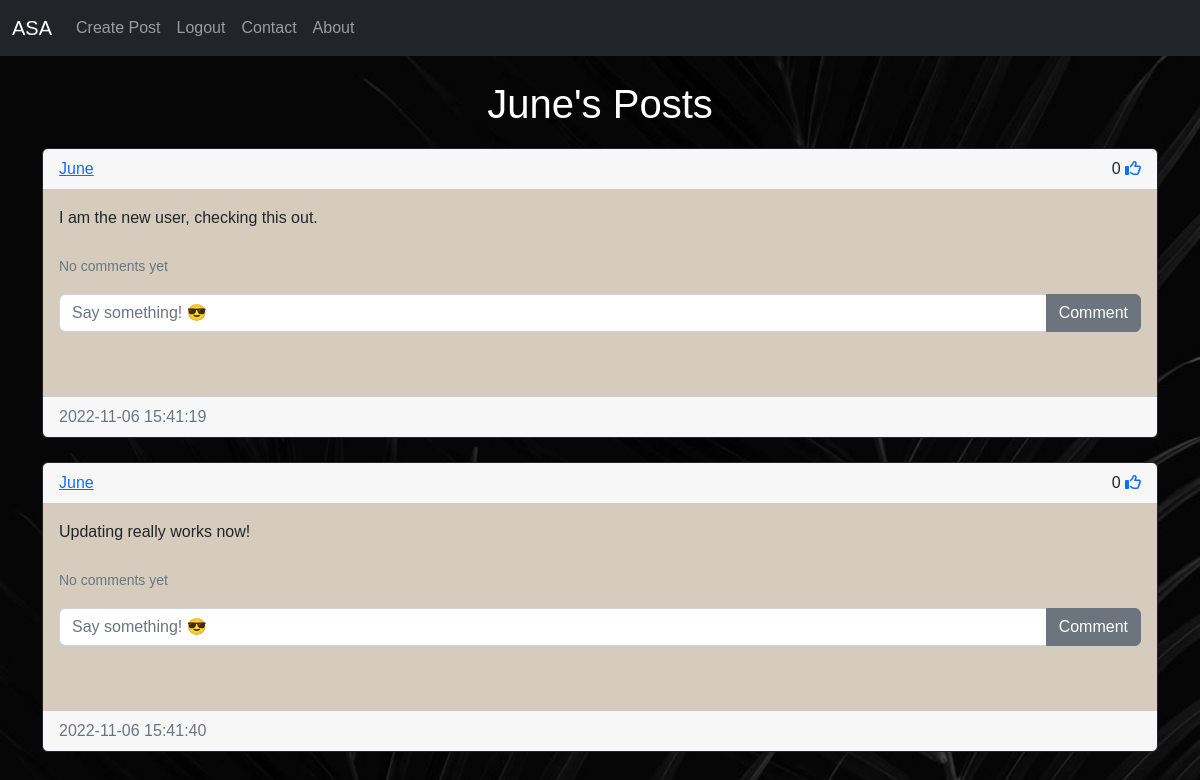
Screenshot of /posts/June (signed in) with the database file from the repository.
### blog/models.py (models this page shows)
class User(db.Model, UserMixin):
    id = db.Column(db.Integer, primary_key=True)
    email = db.Column(db.String(50), unique=True)
    username = db.Column(db.String(50), unique=True)
    password = db.Column(db.String(50))
    first_name = db.Column(db.String(50))
    last_name = db.Column(db.String(50))
    date_created = db.Column(db.DateTime(timezone=True), default=func.now())
    posts = db.relationship('Post', backref='user', passive_deletes=True)
    comments = db.relationship('Comment', backref='user', passive_deletes=True)
    likes = db.relationship('Like', backref='user', passive_deletes=True)

class Post(db.Model):
    id = db.Column(db.Integer, primary_key=True)
    text = db.Column(db.Text, nullable=False)
    date_created = db.Column(db.DateTime(timezone=True), default=func.now())
    author = db.Column(db.Integer, db.ForeignKey('user.id', ondelete='CASCADE'), nullable=False)
    comments = db.relationship('Comment', backref='post', passive_deletes=True)
    likes = db.relationship('Like', backref='post', passive_deletes=True)

### blog/views.py (the view)
@views.route('/posts/<username>')
@login_required
def posts(username):
    user = User.query.filter_by(username=username).first()
    if not user:
        flash('User does not exist.', category='error')
        return redirect(url_for('views.home'))
    posts = user.posts
    return render_template('posts.html', user=current_user, posts=posts, username=username)

### blog/templates/posts.html (shortened to what this page needs)
{% extends 'postsdiv.html' %}
{% block header %} {{username}}'s Posts {% endblock %}

### blog/templates/postsdiv.html (shortened to what this page needs)
{% extends 'main.html' %}
{% block content %}
<link rel="stylesheet" href="{{url_for('static', filename='createpost.css')}}">
<br>
<h1 align="center" ><span>{% block header %}Posts{% endblock %}</span></h1>
<div id="posts">
{% for post in posts %}
    <div class="card border-dark">
        <div class="card-header d-flex justify-content-between align-items-center">
            <a href="/posts/{{post.user.username}}">{{post.user.username}}</a>
            <div>
                {{post.likes|length}}
                {% if user.id in post.likes|map(attribute='author')|list %}
                <a href="/like-post/{{post.id}}"><i class="fa-solid fa-thumbs-up"></i></a>
                {% else %}
                <a href="/like-post/{{post.id}}"><i class="fa-regular fa-thumbs-up"></i></a>
                {% endif %}
            </div>
        </div>
        <div class="card-body">
            <div class="card-text">{{post.text}}</div>
            <br>
            <p class="card-text">
            {% if post.comments|length > 0 %}
            <a data-bs-toggle="collapse" href="#comments-{{post.id}}" role="button">
                <small> View {{post.comments|length}} Comment(s) </small>
            </a>
            {% else %}
            <small class="text-muted">No comments yet</small>
            {% endif %}
            </p>
            <form class="input-group mb-5" method="POST" action="/create-comment/{{post.id}}">
                <input type="text" id="text" name="text" class="form-control" placeholder="Say something! 😎"/>
                <button type="submit" class="btn btn-secondary">Comment</button>
            </form>
        </div>
        <div class="card-footer text-muted">{{post.date_created}}</div>
    </div>
    <br />
{% endfor %}
</div>
{% endblock %}

### blog/static/createpost.css (style rules this page uses)
body { margin: 0; padding: 0; background: url(login1.jpg); background-position: center; background-size: cover; height: 100vh; font-family: sans-serif; }
span { color: white; }
.card-body { background: rgb(214, 204, 189); }
h1 { margin: 0; padding: 0 0 20px; text-align: center; font-size: 40px; }

### rows the page displays
User: username "June"
Post: user.username "June", likes|length "0", text "I am the new user, checking this out.", date_created "2022-11-06 15:41:19"
Post: user.username "June", likes|length "0", text "Updating really works now!", date_created "2022-11-06 15:41:40"
